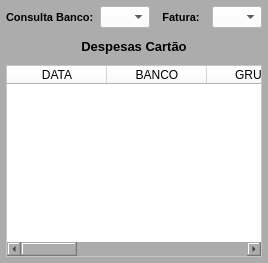
        <widget class="QWidget" name="widget_4" native="true">
         <property name="font">
          <font>
           <pointsize>8</pointsize>
          </font>
         </property>
         <property name="styleSheet">
          <string notr="true">background-color: rgb(172, 172, 172);</string>
         </property>
         <layout class="QVBoxLayout" name="verticalLayout_2">
          <property name="spacing">
           <number>6</number>
          </property>
          <property name="leftMargin">
           <number>6</number>
          </property>
          <property name="topMargin">
           <number>6</number>
          </property>
          <property name="rightMargin">
           <number>6</number>
          </property>
          <property name="bottomMargin">
           <number>6</number>
          </property>
          <item>
           <widget class="QWidget" name="widget_5" native="true">
            <property name="minimumSize">
             <size>
              <width>0</width>
              <height>0</height>
             </size>
            </property>
            <property name="maximumSize">
             <size>
              <width>16777215</width>
              <height>25</height>
             </size>
            </property>
            <property name="font">
             <font>
              <pointsize>8</pointsize>
             </font>
            </property>
            <layout class="QHBoxLayout" name="horizontalLayout_3">
             <property name="spacing">
              <number>6</number>
             </property>
             <property name="leftMargin">
              <number>0</number>
             </property>
             <property name="topMargin">
              <number>0</number>
             </property>
             <property name="rightMargin">
              <number>0</number>
             </property>
             <property name="bottomMargin">
              <number>0</number>
             </property>
             <item>
              <widget class="QLabel" name="label_9">
               <property name="minimumSize">
                <size>
                 <width>0</width>
                 <height>0</height>
                </size>
               </property>
               <property name="maximumSize">
                <size>
                 <width>95</width>
                 <height>16777215</height>
                </size>
               </property>
               <property name="font">
                <font>
                 <pointsize>8</pointsize>
                 <weight>75</weight>
                 <bold>true</bold>
                </font>
               </property>
               <property name="text">
                <string>Consulta Banco:</string>
               </property>
              </widget>
             </item>
             <item>
              <widget class="QComboBox" name="combo_Consulta_Banco">
               <property name="sizePolicy">
                <sizepolicy hsizetype="Preferred" vsizetype="Preferred">
                 <horstretch>0</horstretch>
                 <verstretch>0</verstretch>
                </sizepolicy>
               </property>
               <property name="minimumSize">
                <size>
                 <width>0</width>
                 <height>0</height>
                </size>
               </property>
               <property name="maximumSize">
                <size>
                 <width>16777215</width>
                 <height>16777215</height>
                </size>
               </property>
               <property name="font">
                <font>
                 <pointsize>8</pointsize>
                </font>
               </property>
               <property name="styleSheet">
                <string notr="true">background-color: rgb(255, 255, 255);</string>
               </property>
               <item>
                <property name="text">
                 <string/>
                </property>
               </item>
              </widget>
             </item>
             <item>
              <widget class="QLabel" name="label_18">
               <property name="minimumSize">
                <size>
                 <width>0</width>
                 <height>0</height>
                </size>
               </property>
               <property name="maximumSize">
                <size>
                 <width>50</width>
                 <height>16777215</height>
                </size>
               </property>
               <property name="font">
                <font>
                 <pointsize>8</pointsize>
                 <weight>75</weight>
                 <bold>true</bold>
                </font>
               </property>
               <property name="text">
                <string>Fatura:</string>
               </property>
               <property name="alignment">
                <set>Qt::AlignCenter</set>
               </property>
              </widget>
             </item>
             <item>
              <widget class="QComboBox" name="combo_Consulta_Fatura">
               <property name="sizePolicy">
                <sizepolicy hsizetype="Preferred" vsizetype="Preferred">
                 <horstretch>0</horstretch>
                 <verstretch>0</verstretch>
                </sizepolicy>
               </property>
               <property name="minimumSize">
                <size>
                 <width>0</width>
                 <height>0</height>
                </size>
               </property>
               <property name="maximumSize">
                <size>
                 <width>120</width>
                 <height>16777215</height>
                </size>
               </property>
               <property name="font">
                <font>
                 <pointsize>8</pointsize>
                 <weight>50</weight>
                 <bold>false</bold>
                </font>
               </property>
               <property name="styleSheet">
                <string notr="true">background-color: rgb(255, 255, 255);</string>
               </property>
               <item>
                <property name="text">
                 <string/>
                </property>
               </item>
              </widget>
             </item>
            </layout>
           </widget>
          </item>
          <item>
           <widget class="QLabel" name="label_5">
            <property name="minimumSize">
             <size>
              <width>0</width>
              <height>25</height>
             </size>
            </property>
            <property name="maximumSize">
             <size>
              <width>16777215</width>
              <height>25</height>
             </size>
            </property>
            <property name="font">
             <font>
              <pointsize>10</pointsize>
              <weight>75</weight>
              <bold>true</bold>
             </font>
            </property>
            <property name="text">
             <string>Despesas Cartão</string>
            </property>
            <property name="alignment">
             <set>Qt::AlignCenter</set>
            </property>
           </widget>
          </item>
          <item>
           <widget class="QTableWidget" name="table_Lista">
            <property name="sizePolicy">
             <sizepolicy hsizetype="Preferred" vsizetype="Preferred">
              <horstretch>0</horstretch>
              <verstretch>0</verstretch>
             </sizepolicy>
            </property>
            <property name="font">
             <font>
              <pointsize>8</pointsize>
             </font>
            </property>
            <property name="styleSheet">
             <string notr="true">background-color: rgb(255, 255, 255);</string>
            </property>
            <column>
             <property name="text">
              <string>DATA</string>
             </property>
            </column>
            <column>
             <property name="text">
              <string>BANCO</string>
             </property>
            </column>
            <column>
             <property name="text">
              <string>GRUPO</string>
             </property>
            </column>
            <column>
             <property name="text">
              <string>CATEGORIA</string>
             </property>
            </column>
            <column>
             <property name="text">
              <string>VALOR</string>
             </property>
            </column>
            <column>
             <property name="text">
              <string>ESTABEL.</string>
             </property>
            </column>
            <column>
             <property name="text">
              <string>CIDADE</string>
             </property>
            </column>
            <column>
             <property name="text">
              <string>OBS</string>
             </property>
            </column>
           </widget>
          </item>
         </layout>
        </widget>
